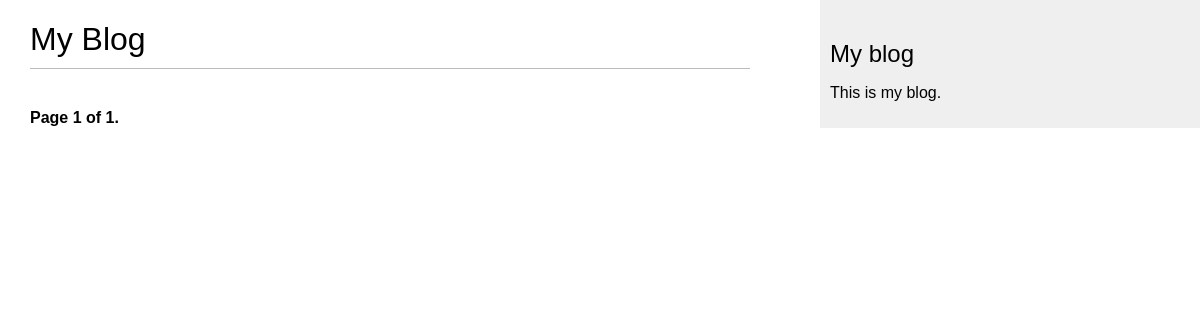
The page /blog/ on the database as committed earlier.
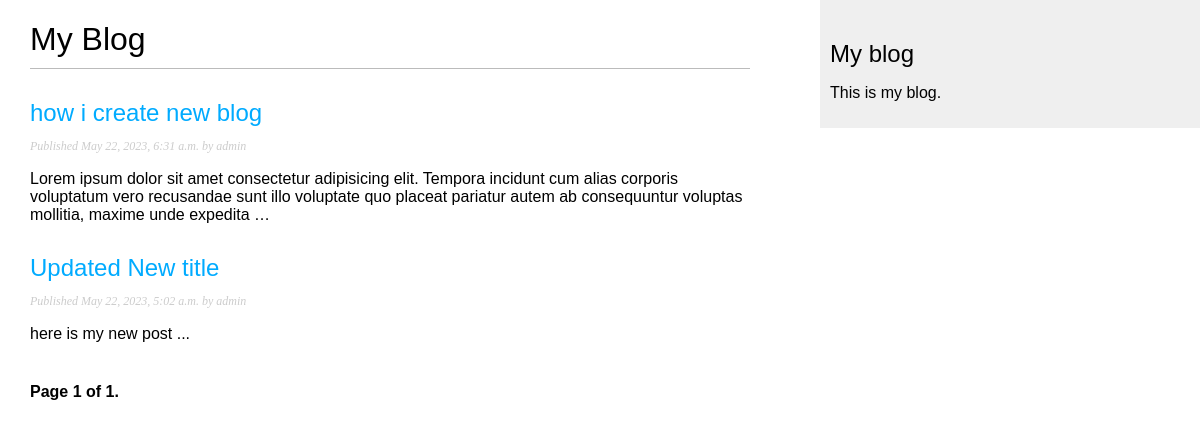
The same page on the database as committed later.
### blog/models.py (models this page shows, shortened)
class Post(models.Model):
    STATUS_CHOICES = (
        ('draft','Draft'),
        ('published','Published'),
    )
    title = models.CharField(max_length=250)
    slug = models.SlugField(max_length=250,unique_for_date='publish')
    author = models.ForeignKey(User,on_delete=models.CASCADE,related_name='blog_posts')
    body = models.TextField()
    publish = models.DateTimeField(default=timezone.now)
    created = models.DateTimeField(auto_now_add=True)
    updated = models.DateTimeField(auto_now=True)
    status = models.CharField(max_length=10,choices=STATUS_CHOICES,default='draft')
    objects = models.Manager()     #The default manager
    published = PublishedManager() #Our custom manager
    class Meta:
        ordering = ('-publish',)
    def get_absolute_url(self):
        return reverse('blog:post_detail',
                       args=[
                           self.publish.year,
                           self.publish.month,
                           self.publish.day,
                           self.slug
                       ])

### blog/views.py (the view)
# urls.py: path('',views.PostListView.as_view(),name='post_list'),
class PostListView(ListView):
    queryset = Post.published.all()
    context_object_name = 'posts'
    paginate_by = 3
    template_name = 'blog/post/list.html'

### blog/templates/blog/post/list.html (shortened to what this page needs)
{% extends "blog/base.html" %}
{% block content %}
    <h1>My Blog</h1>
    {% for post in posts %}
        <h2>
            <a href="{{ post.get_absolute_url }}">
                {{ post.title }}
            </a>
        </h2>
        <p class="date">
            Published {{ post.publish }} by {{ post.author }}
        </p>
        {{ post.body|truncatewords:30|linebreaks }}
    {% endfor %}
    {% include "pagination.html" with page=page_obj %}
{% endblock %}

### blog/templates/blog/base.html (shortened to what this page needs)
{% load static %}
<!DOCTYPE html>
<html lang="en">
<head>
    <link rel="stylesheet" href="{% static 'css/blog.css' %}">
</head>
<body>
    <div id="content">
        {% block content %}
        {% endblock %}
    </div>
    <div id="sidebar">
        <h2>My blog</h2>
        <p>This is my blog.</p>
    </div>
</body>
</html>

### blog/templates/pagination.html (shortened to what this page needs)
<div class="pagination">
    <span class="step-links">
        <span class="current">
            Page {{page.number}} of {{page.paginator.num_pages}}.
        </span>
    </span>
</div>

### blog/static/css/blog.css (style rules this page uses)
body { margin:0; padding:0; font-family:helvetica, sans-serif; }
a { color:#00abff; text-decoration:none; }
h1 { font-weight:normal; border-bottom:1px solid #bbb; padding:0 0 10px 0; }
h2 { font-weight:normal; margin:30px 0 0; }
#content { float:left; width:60%; padding:0 0 0 30px; }
#sidebar { float:right; width:30%; padding:10px; background:#efefef; height:100%; }
p.date { color:#ccc; font-family: georgia, serif; font-size: 12px; font-style: italic; }
.pagination { margin:40px 0; font-weight:bold; }

Rows that differ between the two databases and show on the page:
added Post: title "how i create new blog", publish "May 22, 2023, 6:31 a.m.", author "admin", body "Lorem ipsum dolor sit amet consectetur adipisicing elit. Tempora incidunt cum alias corporis voluptatum vero recusandae sunt illo voluptate quo placeat pariatur autem ab consequuntur voluptas mollitia, maxime unde expedita …"
added Post: title "Updated New title", publish "May 22, 2023, 5:02 a.m.", author "admin", body "here is my new post ..."
